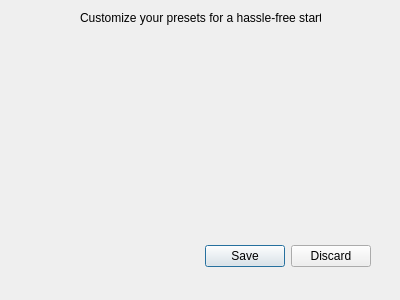
<?xml version="1.0" encoding="UTF-8"?>
<ui version="4.0">
 <class>Dialog</class>
 <widget class="QDialog" name="Dialog">
  <property name="geometry">
   <rect>
    <x>0</x>
    <y>0</y>
    <width>400</width>
    <height>300</height>
   </rect>
  </property>
  <property name="windowTitle">
   <string>Dialog</string>
  </property>
  <widget class="QDialogButtonBox" name="button_box">
   <property name="geometry">
    <rect>
     <x>30</x>
     <y>240</y>
     <width>341</width>
     <height>32</height>
    </rect>
   </property>
   <property name="orientation">
    <enum>Qt::Horizontal</enum>
   </property>
   <property name="standardButtons">
    <set>QDialogButtonBox::Discard|QDialogButtonBox::Save</set>
   </property>
  </widget>
  <widget class="QLabel" name="label_description_purpose">
   <property name="geometry">
    <rect>
     <x>80</x>
     <y>10</y>
     <width>241</width>
     <height>16</height>
    </rect>
   </property>
   <property name="text">
    <string>Customize your presets for a hassle-free startup!</string>
   </property>
  </widget>
 </widget>
 <resources/>
 <connections>
  <connection>
   <sender>button_box</sender>
   <signal>accepted()</signal>
   <receiver>Dialog</receiver>
   <slot>accept()</slot>
   <hints>
    <hint type="sourcelabel">
     <x>248</x>
     <y>254</y>
    </hint>
    <hint type="destinationlabel">
     <x>157</x>
     <y>274</y>
    </hint>
   </hints>
  </connection>
  <connection>
   <sender>button_box</sender>
   <signal>rejected()</signal>
   <receiver>Dialog</receiver>
   <slot>reject()</slot>
   <hints>
    <hint type="sourcelabel">
     <x>316</x>
     <y>260</y>
    </hint>
    <hint type="destinationlabel">
     <x>286</x>
     <y>274</y>
    </hint>
   </hints>
  </connection>
 </connections>
</ui>
